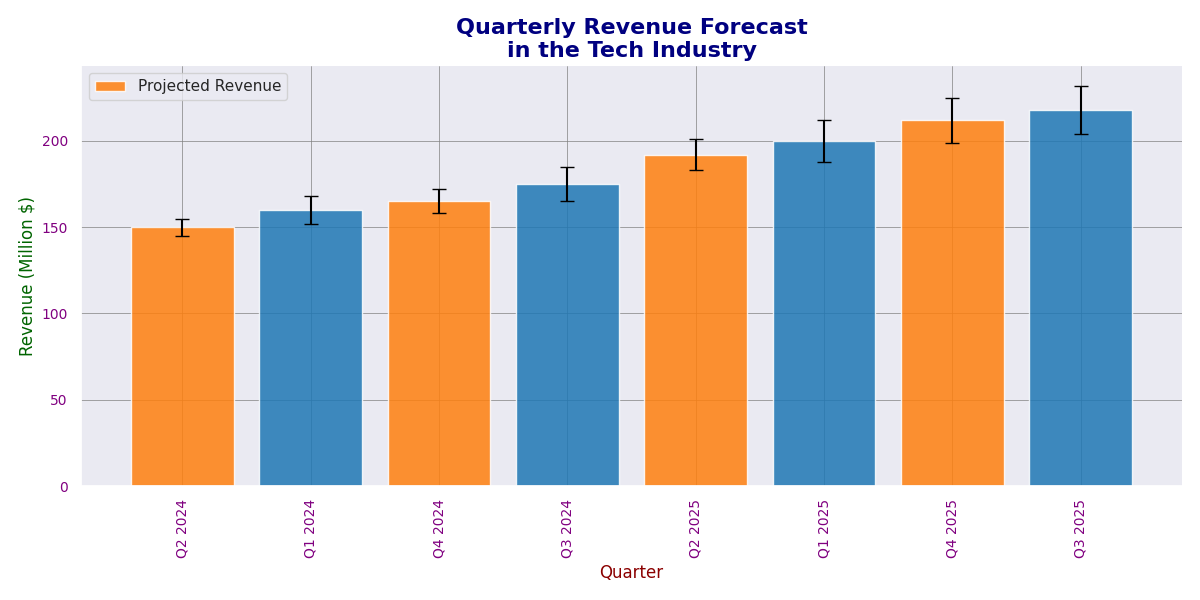

Here is the Python script that generated this plot:
import matplotlib.pyplot as plt
import numpy as np

quarters = np.array([
    'Q2 2024', 'Q1 2024', 'Q4 2024', 'Q3 2024',
    'Q2 2025', 'Q1 2025', 'Q4 2025', 'Q3 2025'
])

projected_revenues = np.array([150, 160, 165, 175, 192, 200, 212, 218])
errors = np.array([5, 8, 7, 10, 9, 12, 13, 14])

sorted_indices = np.argsort(projected_revenues)
quarters = quarters[sorted_indices]
projected_revenues = projected_revenues[sorted_indices]
errors = errors[sorted_indices]

plt.figure(figsize=(12, 6))
plt.bar(
    quarters, projected_revenues, yerr=errors, capsize=5,
    color=['#ff7f0e', '#1f77b4'], ecolor='black', alpha=0.85
)
plt.title('Quarterly Revenue Forecast\nin the Tech Industry', fontsize=16, color='navy', fontweight='bold')
plt.xlabel('Quarter', fontsize=12, color='darkred')
plt.ylabel('Revenue (Million $)', fontsize=12, color='darkgreen')
plt.xticks(rotation=90, fontsize=10, color='purple')
plt.yticks(fontsize=10, color='purple')
plt.grid(True, linestyle='-', linewidth=0.5, color='grey')
plt.gca().spines['top'].set_visible(False)
plt.gca().spines['right'].set_visible(False)
plt.tight_layout()
plt.legend(['Projected Revenue'], loc='upper left')
plt.show()
